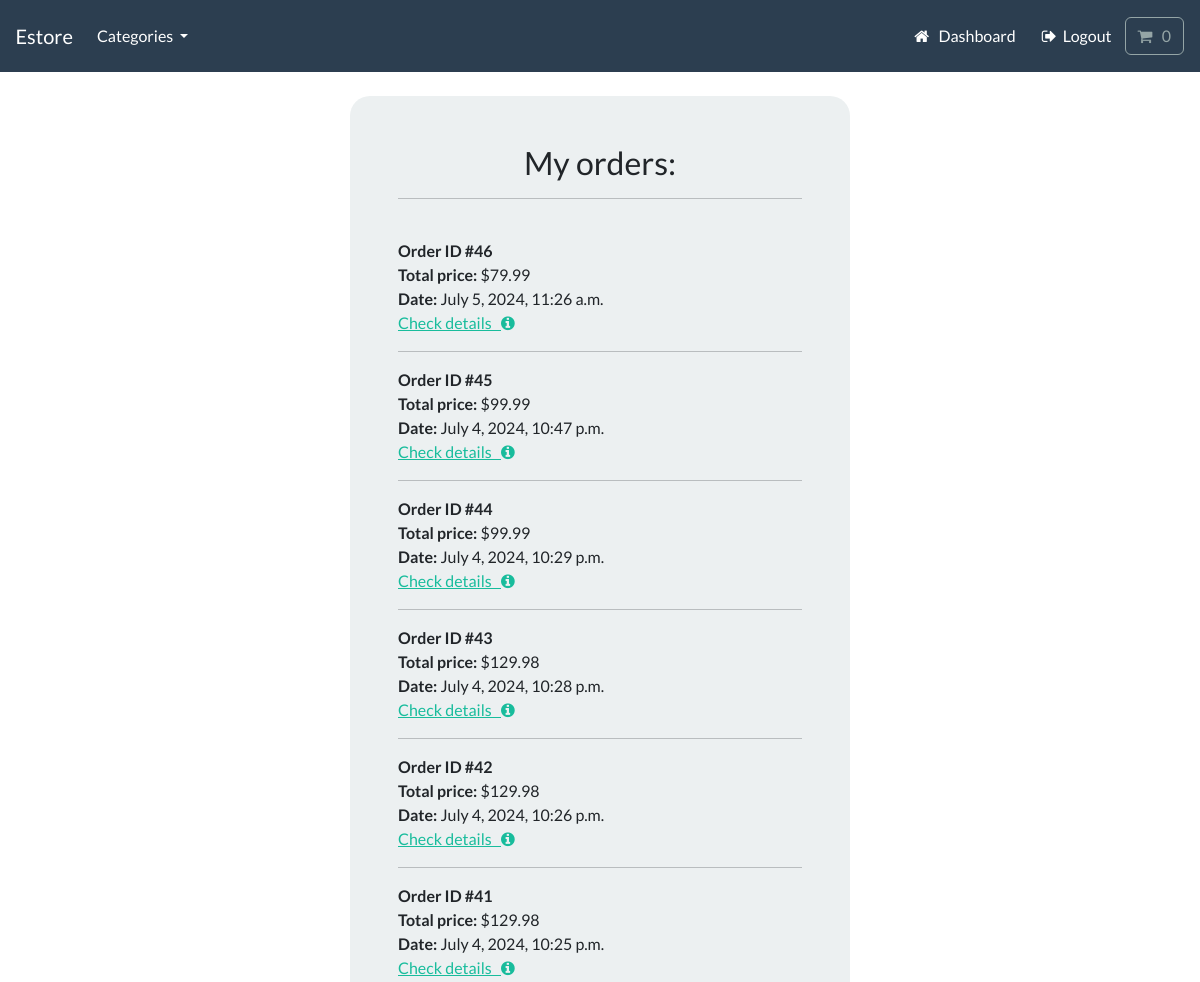
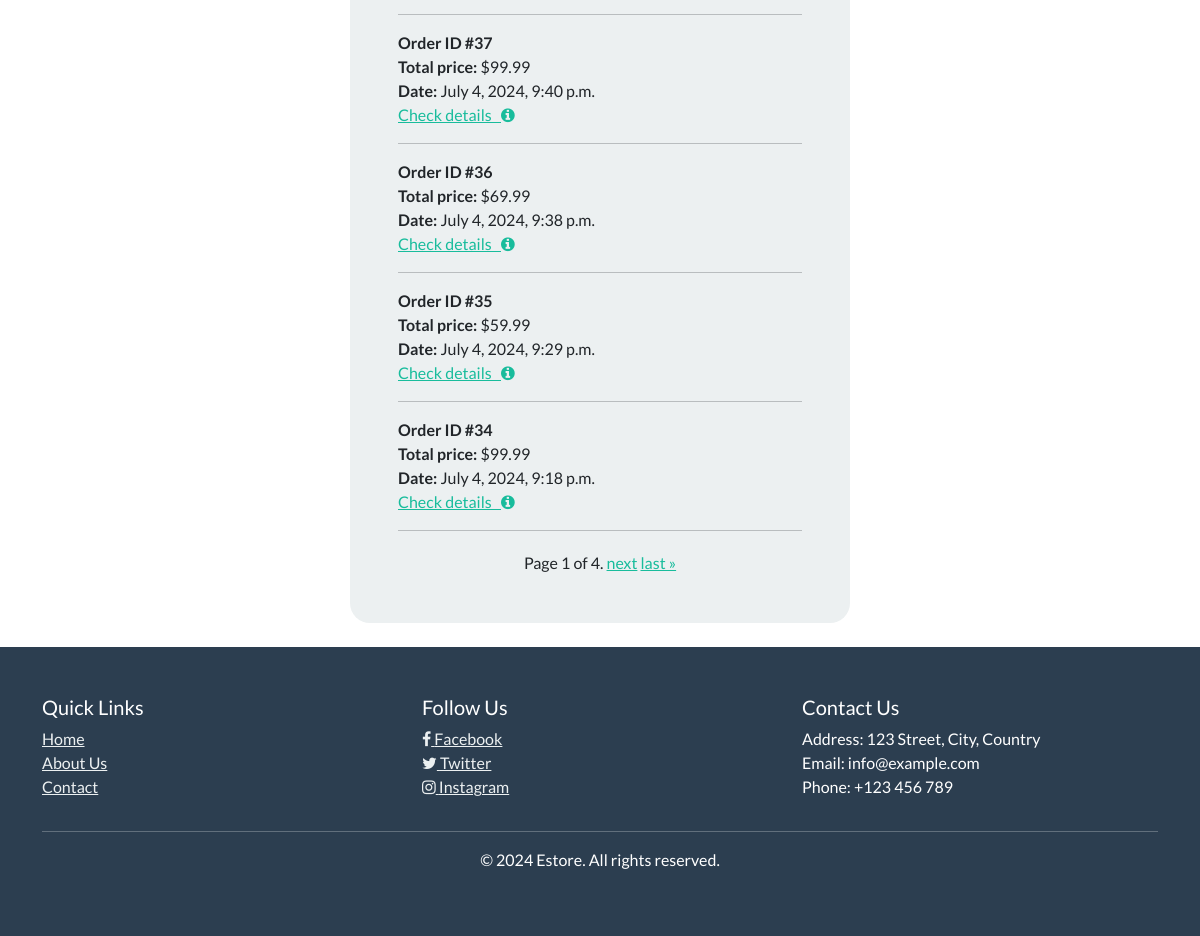
/account/my-orders (signed in), run on the app's committed database (2 pictures, top to bottom).
### payment/models.py (models this page shows, shortened)
class Order(models.Model):
    full_name = models.CharField(max_length=300)
    email = models.EmailField(max_length=255)
    shipping_address = models.TextField(max_length=1000)
    paid_amount = models.DecimalField(max_digits=6, decimal_places=2)
    order_date = models.DateTimeField(auto_now_add=True)
    user = models.ForeignKey(User, on_delete=models.CASCADE, null=True, blank=True)
    class Meta:
        verbose_name_plural = "Order"

### account/views.py (the view)
# urls.py: path("my-orders", views.my_orders, name="my-orders"),
@login_required(login_url="my-login")
def my_orders(request):
    orders_list = Order.objects.filter(user=request.user).order_by("-order_date")
    paginator = Paginator(orders_list, 10)
    page = request.GET.get("page")
    try:
        orders = paginator.page(page)
    except PageNotAnInteger:
        orders = paginator.page(1)
    except EmptyPage:
        orders = paginator.page(paginator.num_pages)
    context = {"orders": orders}
    return render(request, "account/my-orders.html", context)

### cart/cart.py (called while the page is built)
    def __len__(self):
        return sum(item["qty"] for item in self.cart.values())

### cart/context_processors.py (called while the page is built)
def cart(request):
    return {"cart": Cart(request)}

### store/models.py (called while the page is built)
    def get_absolute_url(self):
        return reverse("list-category", args=[self.slug])

### store/views.py (called while the page is built)
def categories(request):
    all_categories = Category.objects.all()
    return {"all_categories": all_categories}

### account/templates/account/my-orders.html (shortened to what this page needs)
{% extends "store/base.html" %}
{% load static %}
{% load crispy_forms_tags %}
{% block content %}
<div class="container bg-light shadow-md p-5 form-layout">
    <h3 class="text-center">My orders:</h3>
    <hr>
    <br>
    {% for order in orders %}
    <strong>Order ID #{{ order.id }}</strong>
    <br>
    <strong>Total price:</strong> ${{ order.paid_amount }}
    <br>
    <strong>Date:</strong> {{ order.order_date }}
    <br>
    <a href="{% url 'order-detail' order.id %}" class="">Check details &nbsp; <i class="fa fa-info-circle"
            aria-hidden="true"></i> </a>
    <hr>
    {% endfor %}
    <div class="pagination">
        <span class="step-links">
            <span class="current">
                Page {{ orders.number }} of {{ orders.paginator.num_pages }}.
            </span>
            {% if orders.has_next %}
            <a href="?page={{ orders.next_page_number }}">next</a>
            <a href="?page={{ orders.paginator.num_pages }}">last &raquo;</a>
            {% endif %}
        </span>
    </div>
</div>
<br>
{% endblock %}

### static/css/styles.css (style rules this page uses)
.pagination { display: flex; justify-content: center; margin-top: 20px; }
.form-layout { border-radius: 20px; width: 500px; }

### data on the page
Order: id "46", paid_amount "79.99", order_date "July 5, 2024, 11:26 a.m."
Order: id "45", paid_amount "99.99", order_date "July 4, 2024, 10:47 p.m."
Order: id "44", paid_amount "99.99", order_date "July 4, 2024, 10:29 p.m."
Order: id "43", paid_amount "129.98", order_date "July 4, 2024, 10:28 p.m."
Order: id "42", paid_amount "129.98", order_date "July 4, 2024, 10:26 p.m."
Order: id "41", paid_amount "129.98", order_date "July 4, 2024, 10:25 p.m."
Order: id "37", paid_amount "99.99", order_date "July 4, 2024, 9:40 p.m."
Order: id "36", paid_amount "69.99", order_date "July 4, 2024, 9:38 p.m."
Order: id "35", paid_amount "59.99", order_date "July 4, 2024, 9:29 p.m."
Order: id "34", paid_amount "99.99", order_date "July 4, 2024, 9:18 p.m."

### other printed values
{{ orders.number }} "1"
{{ orders.paginator.num_pages }} "4"
